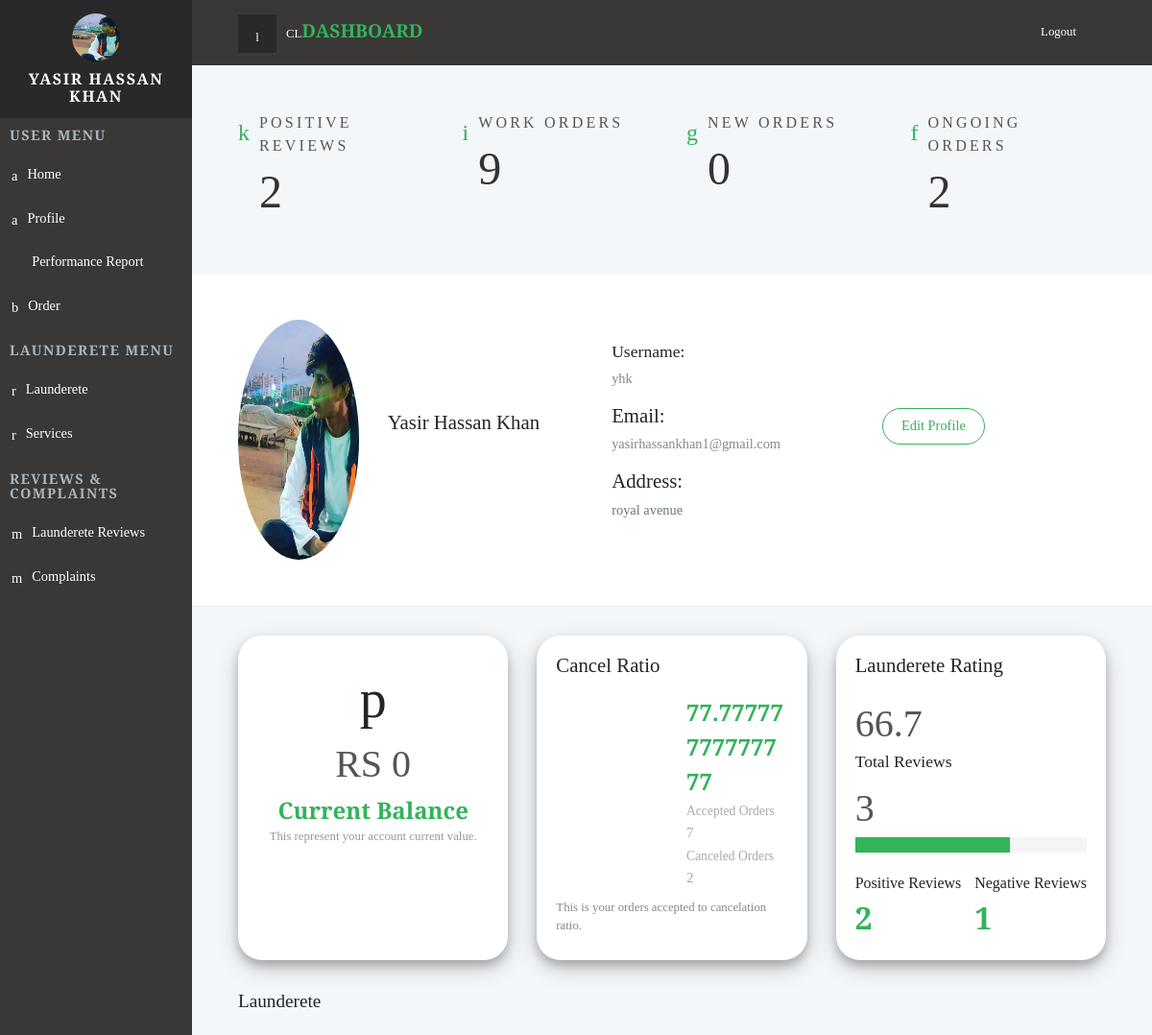
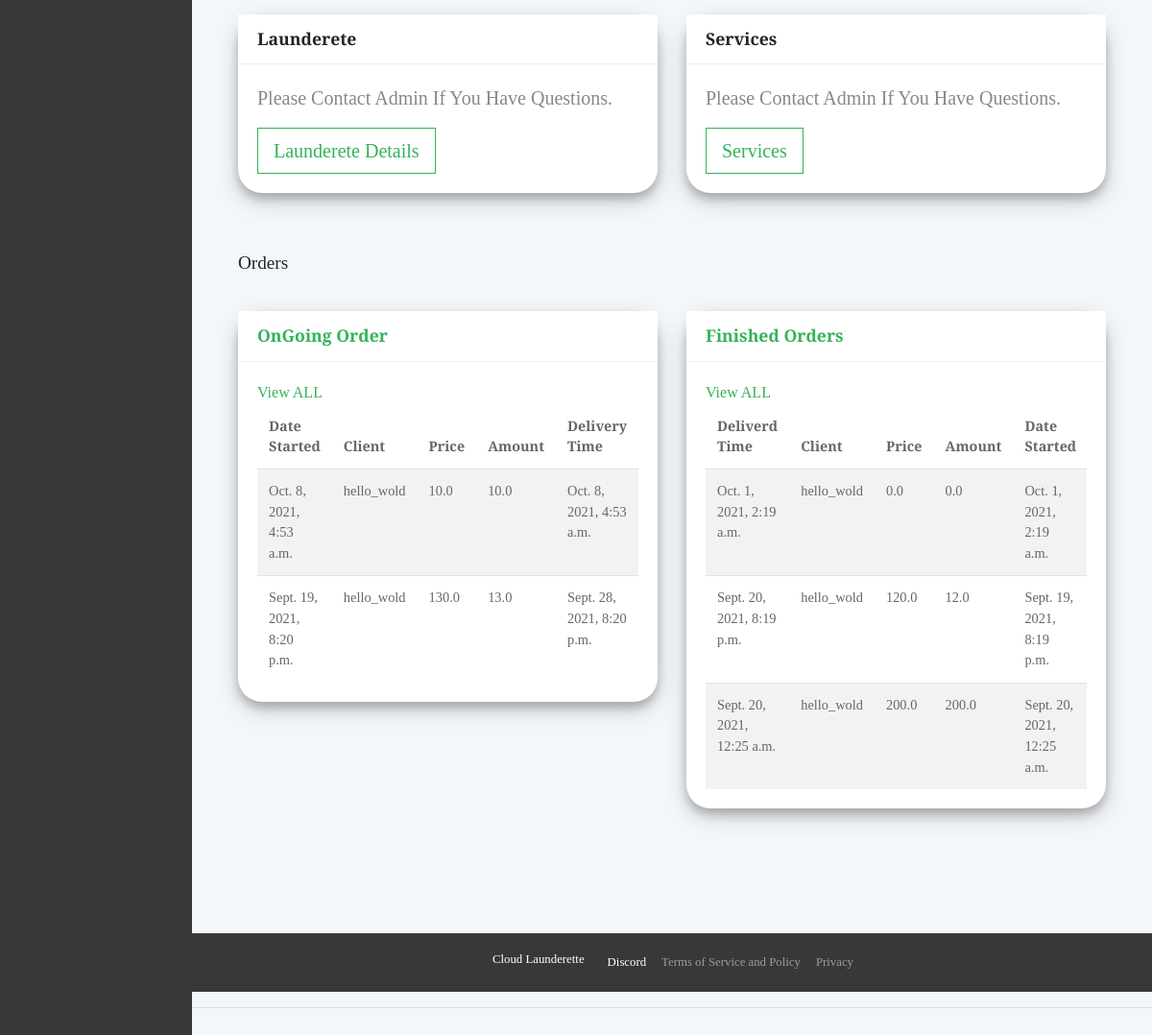
The page /dashboard/ (signed in) on the database its author committed (2 pictures, top to bottom).
### backend/models.py (models this page shows, shortened)
class Launderer(models.Model):
    user = models.OneToOneField(User, on_delete=models.CASCADE, null=True)
    name = models.CharField(max_length=200, null=True)
    profile_pic = models.ImageField( default="default-profile.png")
    address = models.CharField(max_length=200, null=True)
    isBlocked = models.BooleanField(default=False)
    date_joined =models.DateTimeField(auto_now_add=True)

class Order(models.Model):
    client = models.ForeignKey(Client, null=True, on_delete= models.SET_NULL)
    launderette = models.ForeignKey(Launderette, null=True, on_delete= models.SET_NULL)
    description = models.TextField(blank=True, null=True)
    price = models.FloatField(default=0)
    amount = models.FloatField(default=0)
    status =models.CharField(max_length=50, blank=True, null=True, choices=StatusChoice1.choices,default=StatusChoice1.PENDING)
    date_started = models.DateTimeField(null=True, blank=True)
    date_created = models.DateTimeField(auto_now_add=True, null=True)
    date_end = models.DateTimeField(null=True,  blank=True)

class Client(models.Model):
    user = models.OneToOneField(User, on_delete=models.CASCADE, null=True)
    name = models.CharField(max_length=200, null=True)
    profile_pic = models.ImageField(default="default-profile.png")
    address = models.CharField(max_length=200, null=True)
    isBlocked = models.BooleanField(default=False)
    date_joined =models.DateTimeField(auto_now_add=True)
    def __str__(self):
        return str(self.user)

### backend/decorators.py (the view)
		def wrapper_func(request, *args, **kwargs):
			group = None
			if request.user.groups.exists():
				group = request.user.groups.all()[0].name
			if group in allowed_roles:
				return view_func(request, *args, **kwargs)
			else:
				return HttpResponse('You are not authorized to view this page')

### frontend/templates/frontend/dashboardIndex.html (shortened to what this page needs)
{%  extends 'frontend/partialview/base_template.html' %}
{% load static %}
{% block content %}
    <div class="page">
    {% include 'frontend/partialview/topbar.html' %}
      <section class="dashboard-counts section-padding">
        <div class="container-fluid">
          <div class="row">
            <div class="col-xl-3 col-md-4 col-6">
              <div class="wrapper count-title d-flex">
                <div class="icon"><i class="icon-user"></i></div>
                <div class="name"><strong class="text-uppercase">Positive Reviews</strong>
                  <div class="count-number">{{positiveReviews}}</div>
                </div>
              </div>
            </div>
            <div class="col-xl-3 col-md-4 col-6">
              <div class="wrapper count-title d-flex">
                <div class="icon"><i class="icon-padnote"></i></div>
                <div class="name"><strong class="text-uppercase">Work Orders</strong>
                  <div class="count-number">{{totalOrders}}</div>
                </div>
              </div>
            </div>
            <div class="col-xl-3 col-md-4 col-6">
              <div class="wrapper count-title d-flex">
                <div class="icon"><i class="icon-check"></i></div>
                <div class="name"><strong class="text-uppercase">New Orders</strong>
                  <div class="count-number">{{newOrders}}</div>
                </div>
              </div>
            </div>
            <div class="col-xl-3 col-md-4 col-6">
              <div class="wrapper count-title d-flex">
                <div class="icon"><i class="icon-bill"></i></div>
                <div class="name"><strong class="text-uppercase">OnGoing Orders</strong>
                  <div class="count-number">{{totalOngoingOrders}}</div>
                </div>
              </div>
            </div>
          </div>
        </div>
      </section>
      <section class="dashboard-header section-padding">
        <div class="container-fluid">
          <div class="row d-flex align-items-md-stretch ">
            <div class="col-lg-2 col-md-6 ">
              <div class="card to-do">
                <div class="sidenav-header-inner text-center">
                  <img src="{{launderer.profile_pic.url}}"  alt="person" class="img-fluid pfp rounded-circle">
                </div>
              </div>
            </div>
            <div class="col-lg-3 col-md-6 py-4 my-4">
                <h2 class="display h4 py-4 my-4">{{launderer.name}}</h2>
                </div>
            <div class="col-lg-3 col-md-6 pt-4">
              <div class="card project-progress">
                <h3 class="display h4">Username:</h3>
                <p> {{launderer.user.username}}</p>
                <h2 class="display h4">Email:</h2>
                <p> {{launderer.user.email}}</p>
                <h2 class="display h4">Address:</h2>
                <p class='text-muted'>{{launderer.address}}</p>
              </div>
            </div>
            <div class="col-lg-3 col-md-12 flex-lg-last flex-md-first align-self-baseline">
              <div class="card sales-report p-4">
                <a class="btn btn-md btn-outline-primary pf-edit-btn mx-4 mb-2 mt-4" href="{% url 'myAccount' %}">Edit Profile</a>
              </div>
            </div>
          </div>
        </div>
      </section>
      <section class="statistics">
        <div class="container-fluid">
          <div class="row d-flex">
            <div class="col-lg-4">
              <div class="card income text-center">
                <div class="icon"><i class="icon-line-chart"></i></div>
                <div class="number">RS 0</div><strong class="text-primary">Current Balance</strong>
                <p>This represent your account current value.</p>
              </div>
            </div>
            <div class="col-lg-4">
              <div class="card data-usage">
                <h2 class="display h4">Cancel Ratio</h2>
                <div class="row d-flex align-items-center">
                  <div class="col-sm-6"><strong class="text-primary">{{acceptedOrdersRatio}}</strong>
                  <small>Accepted Orders</small>
                  <span>{{acceptedOrders}}</span>
                  <small>Canceled Orders</small>
                  <span>{{totalCanceledOrders}}</span>
                  </div>
                </div>
                <p>This is your orders accepted to cancelation ratio.</p>
              </div>
            </div>
            <div class="col-lg-4">
              <div class="card user-activity">
                <h2 class="display h4">Launderete Rating</h2>
                <div class="number">{{reviewsRatio|floatformat:1}}</div>
                <h3 class="h4 display">Total Reviews</h3>
                <div class="number">{{totalreviews}}</div>
                <div class="progress">
                  <div role="progressbar" style="width: {{reviewsRatio}}%" aria-valuenow="{{positiveReviews}}" aria-valuemin="0" aria-valuemax="{{totalreviews}}" class="progress-bar progress-bar bg-primary"></div>
                </div>
                <div class="page-statistics d-flex justify-content-between">
                  <div class="page-statistics-left"><span>Positive Reviews</span><strong>{{positiveReviews}}</strong></div>
                  <div class="page-statistics-right"><span>Negative Reviews</span><strong>{{negativeReviews}}</strong></div>
                </div>
              </div>
            </div>
          </div>
        </div>
      </section>
     <section class="charts">
        <div class="container-fluid">
          <header>
            <h1 class="h3 display">Launderete            </h1>
          </header>
          <div class="row">
            <div class="col-lg-6">
              <div class="card line-chart-example">
                <div class="card-header d-flex align-items-center">
                  <h4>Launderete</h4>
                </div>
                <div class="card-body">
                    <p class="lead">Please Contact Admin If You Have Questions.</p>
                    <a class="btn btn-lg btn-outline-primary" href="{% url 'launderette' %}"> Launderete Details</a>
                </div>
              </div>
            </div>
            <div class="col-lg-6">
              <div class="card bar-chart-example">
                <div class="card-header d-flex align-items-center">
                  <h4>Services</h4>
                </div>
                <div class="card-body">
                    <p class="lead">Please Contact Admin If You Have Questions.</p>
                    <a class="btn btn-lg btn-outline-primary" href="{% url 'services' %}">Services</a>
                </div>
              </div>
            </div>
          </div>
        </div>
     </section>
      <section class="charts">
        <div class="container-fluid">
          <header>
            <h1 class="h3 display">Orders            </h1>
          </header>
          <div class="row">
            <div class="col-lg-6">
              <div class="card">
              <div class="panel-group" id="accordion" role="tablist" aria-multiselectable="true">
                  <div class="panel panel-default">
                      <div class="panel-heading" role="tab" id="headingOne">
                          <div class="card-header">
                          <h4 class="panel-title">
                              <a data-toggle="collapse" data-parent="#accordion" href="#collapseOne" aria-expanded="true" aria-controls="collapseOne">
                              OnGoing Order
                              </a>
                          </h4>
                          </div>
                      </div>
                      <div id="collapseOne" class="panel-collapse collapse show" role="tabpanel" aria-labelledby="headingOne">
                          <div class="card-body">
                          <div class="table-responsive">
                              <table class="table table-striped table-hover">
                              <thead>
                                  <tr>
                                  <th>Date Started</th>
                                  <th>Client</th>
                                  <th>Price</th>
                                  <th>Amount</th>
                                  <th>Delivery Time</th>
                                  </tr>
                              </thead>
                              <tbody>
                              {% for ongoingOrder in ongoingOrders|slice:":5" %}
                                  <tr>
                                  <td>{{ongoingOrder.date_started}}</td>
                                  <td>{{ongoingOrder.client}}</td>
                                  <td>{{ongoingOrder.price}}</td>
                                  <td>{{ongoingOrder.amount}}</td>
                                  <td>{{ongoingOrder.date_end}}</td>
                                  </tr>
                                {% endfor %}
                              </tbody>
                            <a  href="{% url 'ongoingOrders' %}">View ALL</a>
                              </table>
                          </div>
                          </div>
                      </div>
                  </div>
              </div>
        </div>
            </div>
            <div class="col-lg-6"><div class="card">
            <div class="panel-group" id="accordion" role="tablist" aria-multiselectable="true">
                <div class="panel panel-default">
                    <div class="panel-heading" role="tab" id="headingOne">
                        <div class="card-header">
                        <h4 class="panel-title">
                            <a data-toggle="collapse" data-parent="#accordion" href="#collapseOne" aria-expanded="true" aria-controls="collapseOne">
                            Finished Orders
                            </a>
                        </h4>
                        </div>
                    </div>
                    <div id="collapseOne" class="panel-collapse collapse show" role="tabpanel" aria-labelledby="headingOne">
                        <div class="card-body">
                        <div class="table-responsive">
                            <table class="table table-striped table-hover">
                            <thead>
                                <tr>
                                  <th>Deliverd Time</th>
                                  <th>Client</th>
                                  <th>Price</th>
                                  <th>Amount</th>
                                  <th>Date Started</th>
                                </tr>
                            </thead>
                            <tbody>
                              {% for finishedOrder in finishedOrders|slice:":5" %}
                                  <tr>
                                  <td>{{finishedOrder.date_end}}</td>
                                  <td>{{finishedOrder.client}}</td>
                                  <td>{{finishedOrder.price}}</td>
                                  <td>{{finishedOrder.amount}}</td>
                                  <td>{{finishedOrder.date_started}}</td>
                                  </tr>
                                {% endfor %}
                            </tbody>
                            <a  href="{% url 'ordersHistory' %}">View ALL</a>
                            </table>
                        </div>
                        </div>
                    </div>
                </div>
            </div>
        </div>
            </div>
          </div>
        </div>
      </section>
      <footer class="main-footer">
      {% include 'frontend/partialView/footer_navbar.html' %}
      </footer>
    </div>
{% endblock content %}

### frontend/templates/frontend/partialview/header_navbar.html (shortened to what this page needs)
{% load static %}
    <nav class="side-navbar">
      <div class="side-navbar-wrapper">
        <div class="sidenav-header d-flex align-items-center justify-content-center">
          <div class="sidenav-header-inner text-center"><img src="{{launderer.profile_pic.url}}" alt="person" class="img-fluid rounded-circle">
            <h2 class="h5">{{launderer.name}}</h2>
          </div>
        </div>
        <div class="main-menu">
          <h5 class="sidenav-heading">User Menu</h5>
          <ul id="side-main-menu" class="side-menu list-unstyled">
            <li><a href="{% url 'dashboard' %}" > <i class="icon-form"></i>Home                             </a></li>
            <li><a href="{% url 'myAccount' %}"> <i class="icon-form"></i>Profile                             </a></li>
            <li class=""><a href="{% url 'Report' %}"> <i class="fa fa-bar-chart"></i>Performance Report                              </a></li>
            <li><a href="#exampledropdownDropdown2" aria-expanded="false" data-toggle="collapse"> <i class="icon-home"></i>Order </a>
            </li>
        </div>
        <div class="admin-menu">
          <h5 class="sidenav-heading">Launderete Menu</h5>
          <ul id="side-admin-menu" class="side-menu list-unstyled">
            <li> <a href="{% url 'launderette' %}"> <i class="icon-screen"> </i>Launderete</a></li>
            {% if totalLaunderette != 0 %}
              <li> <a href="{% url 'services' %}"> <i class="icon-screen"> </i>Services</a></li>
            {% endif %}
          </ul>
        </div>
        <div class="admin-menu">
          <h5 class="sidenav-heading">Reviews & Complaints</h5>
          <ul id="side-admin-menu" class="side-menu list-unstyled">
            {% if totalLaunderette != 0 %}
              <li> <a href="{% url 'laundaretteReviews' %}"> <i class="icon-flask"> </i>Launderete Reviews</a></li>
            {% endif %}
            <li> <a href="{% url 'complaints' %}"> <i class="icon-flask"> </i>Complaints</a></li>
          </ul>
        </div>
      </div>
    </nav>

### static/css/custom.css (style rules this page uses)
.pfp { width: 100% !important; height: 250px !important; }
body { font-family: 'Playfair Display', serif !important; }
.pf-edit-btn { margin-top: 68px !important; border-radius: 25px; }
.card { border-radius: 25px !important; box-shadow: 0 6px 10px 0 rgba(0, 0, 0, 0.2), 0 8px 23px 0 rgba(0, 0, 0, 0.19); }

### rows shown on the page
Launderer: profile_pic (picture), name "YASIR HASSAN KHAN", name "Yasir Hassan Khan", user.username "yhk", user.email "yasirhassankhan1@gmail.com", address "royal avenue"
Order: date_started "Oct. 8, 2021, 4:53 a.m.", client "hello_wold", price "10.0", amount "10.0", date_end "Oct. 8, 2021, 4:53 a.m."
Order: date_started "Sept. 19, 2021, 8:20 p.m.", client "hello_wold", price "130.0", amount "13.0", date_end "Sept. 28, 2021, 8:20 p.m."
Order: date_end "Oct. 1, 2021, 2:19 a.m.", client "hello_wold", price "0.0", amount "0.0", date_started "Oct. 1, 2021, 2:19 a.m."
Order: date_end "Sept. 20, 2021, 8:19 p.m.", client "hello_wold", price "120.0", amount "12.0", date_started "Sept. 19, 2021, 8:19 p.m."
Order: date_end "Sept. 20, 2021, 12:25 a.m.", client "hello_wold", price "200.0", amount "200.0", date_started "Sept. 20, 2021, 12:25 a.m."

### other values the page prints
{{ positiveReviews }} "2"
{{ totalOrders }} "9"
{{ newOrders }} "0"
{{ totalOngoingOrders }} "2"
{{ acceptedOrdersRatio }} "77.77777777777777"
{{ acceptedOrders }} "7"
{{ totalCanceledOrders }} "2"
{{ reviewsRatio|floatformat:1 }} "66.7"
{{ totalreviews }} "3"
{{ negativeReviews }} "1"
